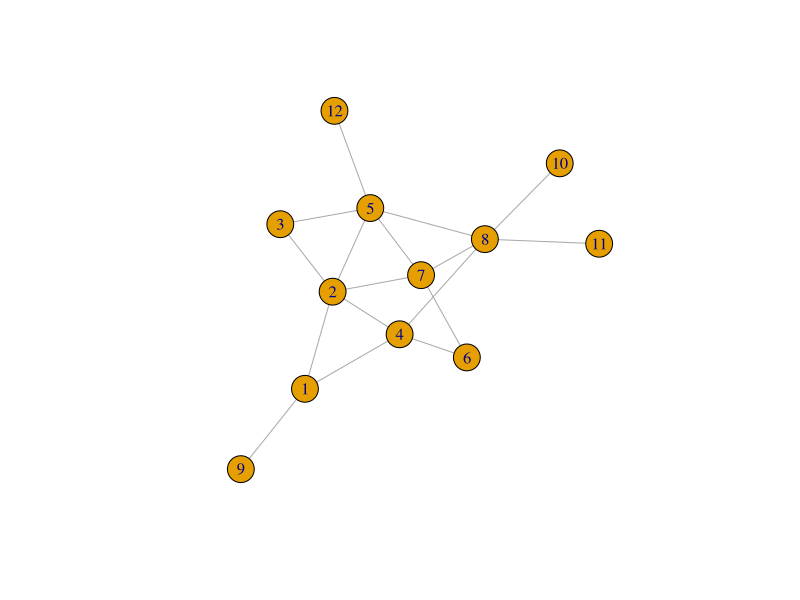
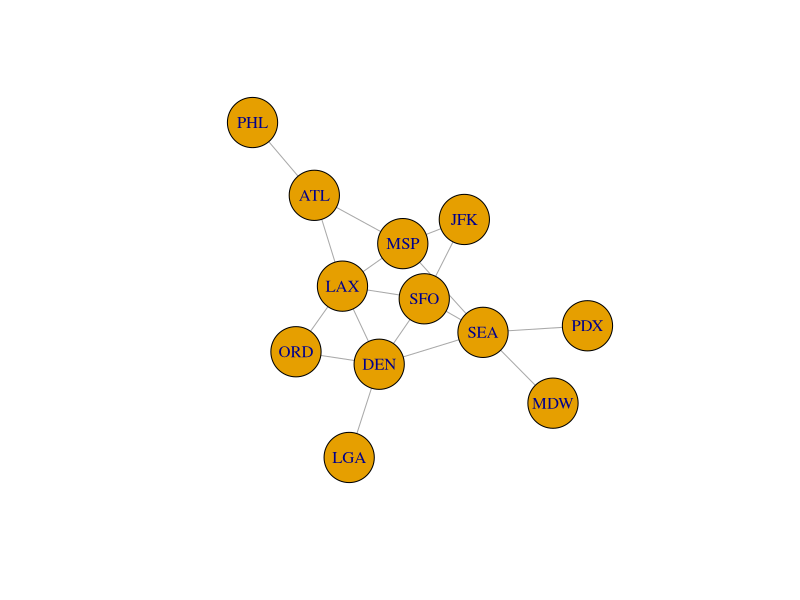
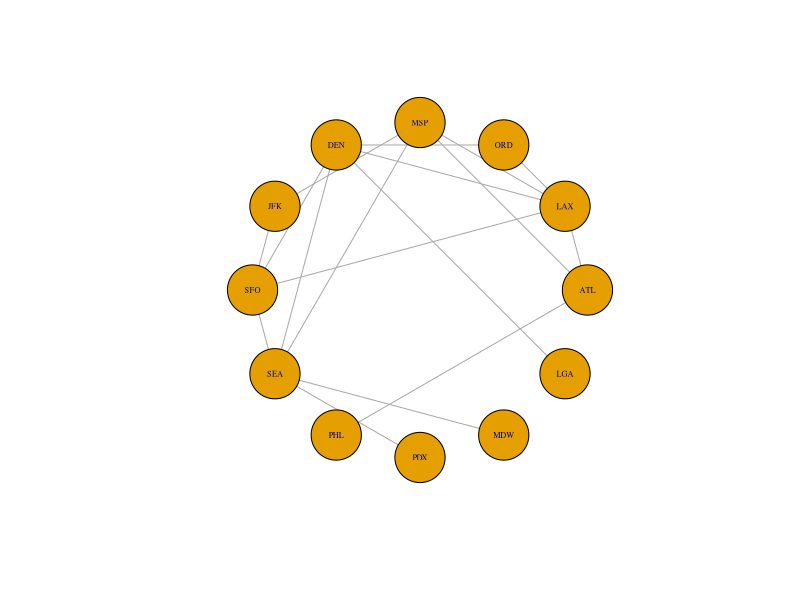
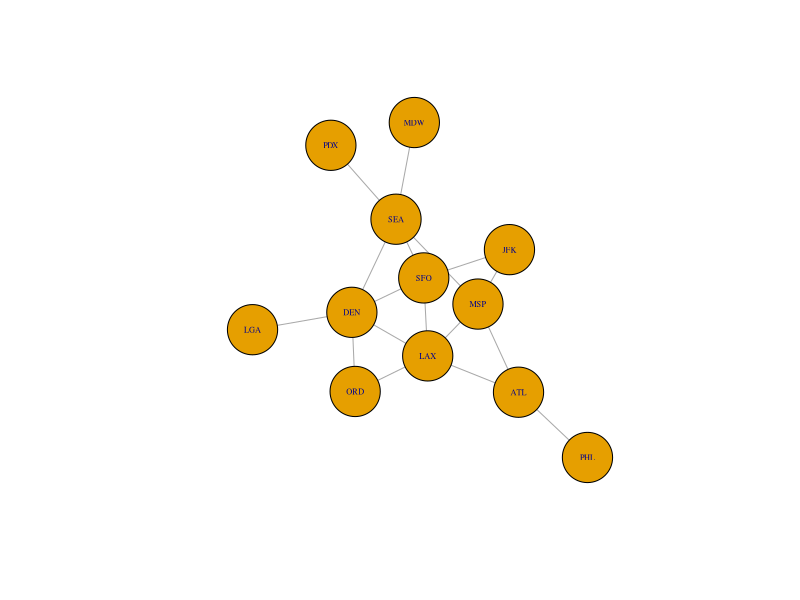
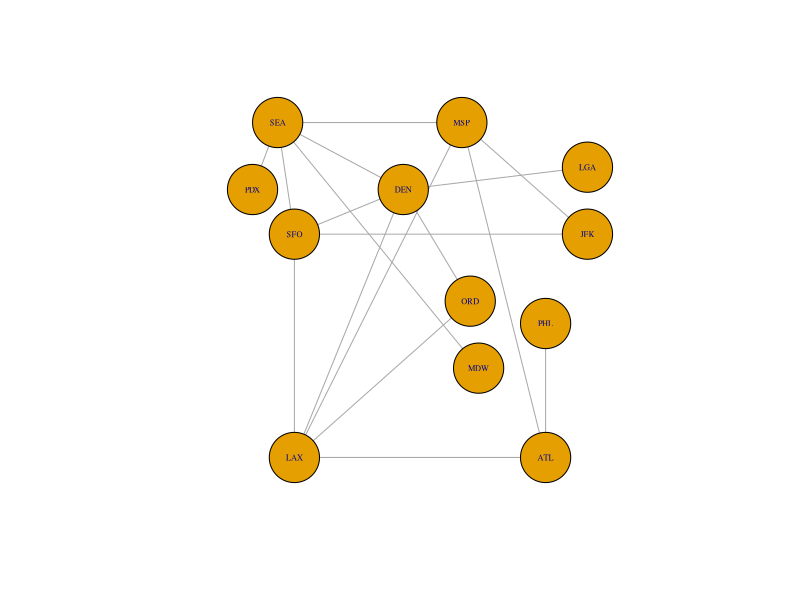
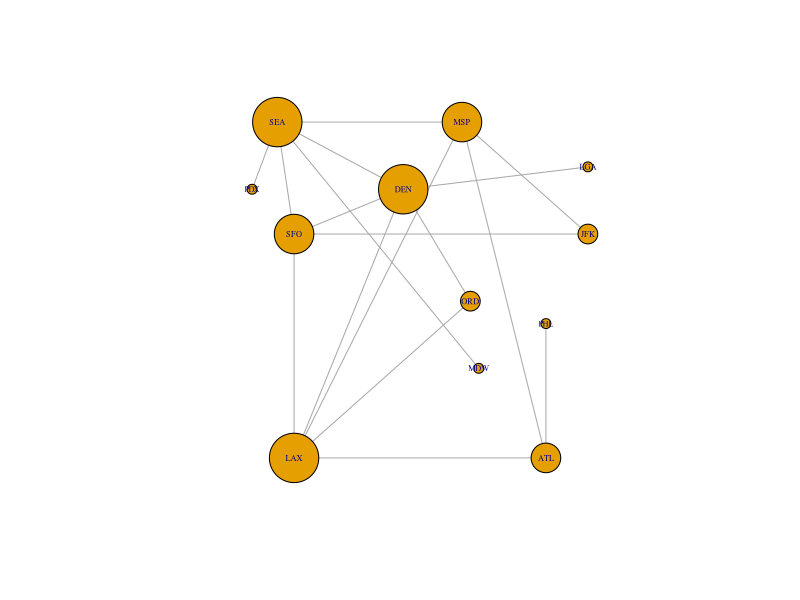
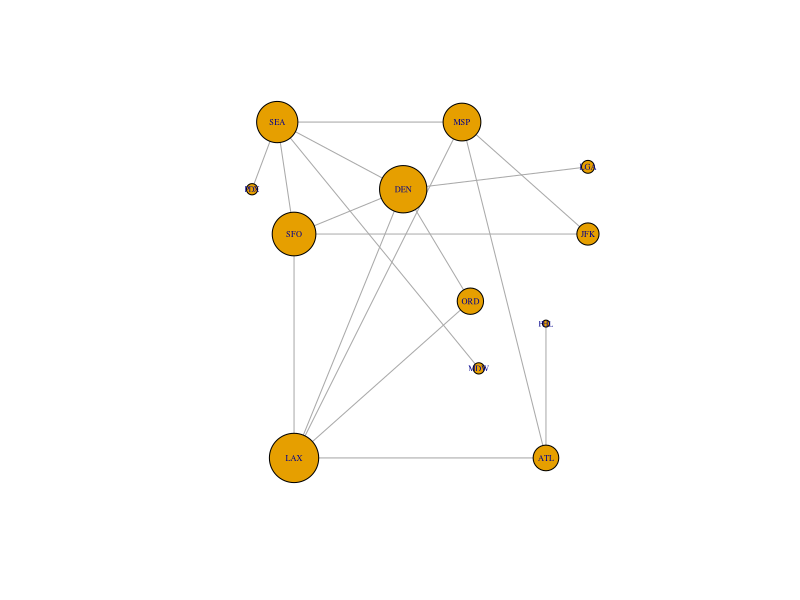

Generate these figures, in order, with R:
## ---- chunk 1
library(igraph)
## ---- chunk 2
A = rbind(
  c(0,1,0,1,0,0,0,0,1,0,0,0),
  c(1,0,1,1,1,0,1,0,0,0,0,0),
  c(0,1,0,0,1,0,0,0,0,0,0,0),
  c(1,1,0,0,0,1,0,1,0,0,0,0),
  c(0,1,1,0,0,0,1,1,0,0,0,1),
  c(0,0,0,1,0,0,1,0,0,0,0,0),
  c(0,1,0,0,1,1,0,1,0,0,0,0),
  c(0,0,0,1,1,0,1,0,0,1,1,0),
  c(1,0,0,0,0,0,0,0,0,0,0,0),
  c(0,0,0,0,0,0,0,1,0,0,0,0),
  c(0,0,0,0,0,0,0,1,0,0,0,0),
  c(0,0,0,0,1,0,0,0,0,0,0,0))
A
## ---- chunk 3
g=graph_from_adjacency_matrix(A,mode='undirected')
plot(g)
## ---- chunk 4
airports = 
  c("ATL","LAX","ORD","MSP","DEN","JFK","SFO","SEA","PHL","PDX","MDW","LGA")
V(g)$label = airports
plot(g,vertex.size=30)
## ---- chunk 5
coords = layout_in_circle(g)
plot(g, layout=coords, vertex.size = 30,vertex.label.cex=0.5)
## ---- chunk 6
coords = layout_with_fr(g)
plot(g, layout=coords, vertex.size = 30,vertex.label.cex=0.5)
## ---- chunk 7
locations = rbind(
  c(20,0),c(-10,0),c(11,7),c(10,15),c(3,12),c(25,10),
  c(-10,10),c(-12,15),c(20,6),c(-15,12),c(12,4),c(25,13)
)
plot(g,vertex.size=30, layout=locations, vertex.label.cex=0.5)
## ---- chunk 8
v=rep(1,nrow(A)) # all 1s vector
d = A %*% v  # degrees
u=d/sum(d)   # proportion of degres
cbind(d,u) # show d and u together side-by-side in a matrix
## ---- chunk 9
plot(g, layout=locations, vertex.size = 200*u,vertex.label.cex=0.5)
## ---- chunk 10
df = data.frame(d) #We need to convert this vector to a data frame in order to add row names
rownames(df)=airports
ii=order(d,decreasing=TRUE)
df2 = data.frame(df[ii,])
rownames(df2) = airports[ii]
df2
## ---- chunk 11
(B = A + diag(nrow(A)))
## ---- chunk 12
v0 = rep(1,nrow(B))
v1 = B %*% v0
v2 = B %*% v1
v3 = B %*% v2
cbind(v0,v1,v2,v3)
## ---- chunk 13
N = 10 
X = matrix(0,nrow=nrow(B),ncol=N+1)
X[,1] = rep(1,nrow(B))
for (i in 2:(N+1)) {  
   X[,i] = A %*%  X[,i-1]
}
X 
## ---- chunk 14
N = 10 
X = matrix(0,nrow=nrow(B),ncol=N+1)
X[,1] = rep(1,nrow(B))
for (i in 2:(N+1)) {  
   X[,i] = A %*%  X[,i-1]
   X[,i] = X[,i]/sum(X[,i])
}
X 
## ---- chunk 15
N = 1000 
w = rep(1,nrow(B))
for (i in 2:(N+1)) {  
   w = A %*%  w
   w = w/sum(w)
}
w
## ---- chunk 16
eigen(B)
## ---- chunk 17
vecs = eigen(A)$vectors
v1 = vecs[,1]
v1 = v1/sum(v1)
cbind(w,v1)
## ---- chunk 18
plot(g, layout=locations, vertex.size = 200*v1,vertex.label.cex=0.5)
## ---- chunk 19
df = data.frame(v1) #We need to convert this vector to a data frame in order to add row names
rownames(df)=airports
ii=order(v1,decreasing=TRUE)
df2 = data.frame(df[ii,])
rownames(df2) = airports[ii]
df2
